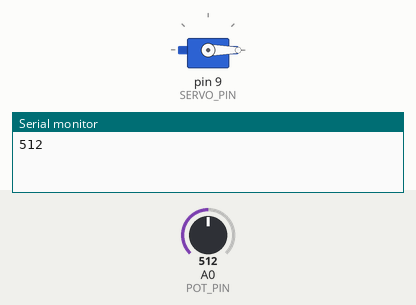
This sketch was run on a simulated Arduino Uno, built with avr-gcc and run on an emulated ATmega328P. On the bench: servo, the last lines printed to the serial monitor. Inputs (shaded band) come from the test bench; at power-on: A0 (POT_PIN) = 512.

Above: at 1.7 s.
3.3 s: A0 (POT_PIN) set to 610
At 3.3 s:
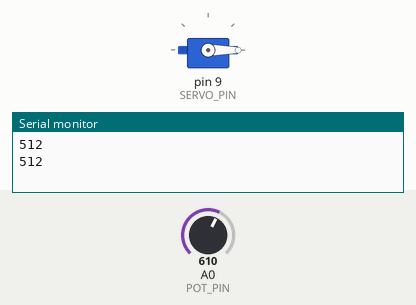
8.6 s: A0 (POT_PIN) set to 590
13.9 s: A0 (POT_PIN) set to 716
Timing chart, 0 to 25.2 s (numbered marks = the images above; inputs shaded):
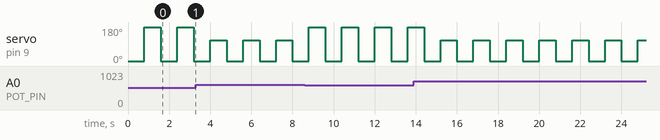

Measured:
- by itself, servo on pin 9 (SERVO_PIN): alternates 110° for 0.80 s and 0° for 0.80 s

The sketch:

Servo_lightSensor.ino
```cpp
#include <Servo.h>


Servo myServo;
const int SERVO_PIN = 9;
const int POT_PIN = A0;
int state = 0;

void setup() {
  myServo.attach(SERVO_PIN);
  Serial.begin(9600);
}

void loop() {
  if(state == 0) {
    state = 1;
    myServo.write(0);
  }
  else {
    state = 0;
    int lightVal = analogRead(POT_PIN);
    Serial.println(lightVal);
    if(lightVal > 600) myServo.write(110);
    else myServo.write(180);
  }


  delay(800);

}
```
